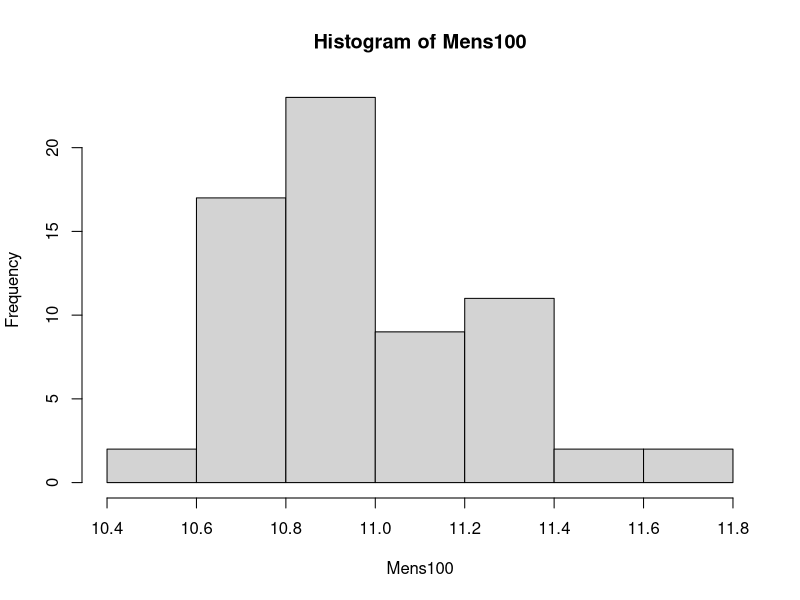
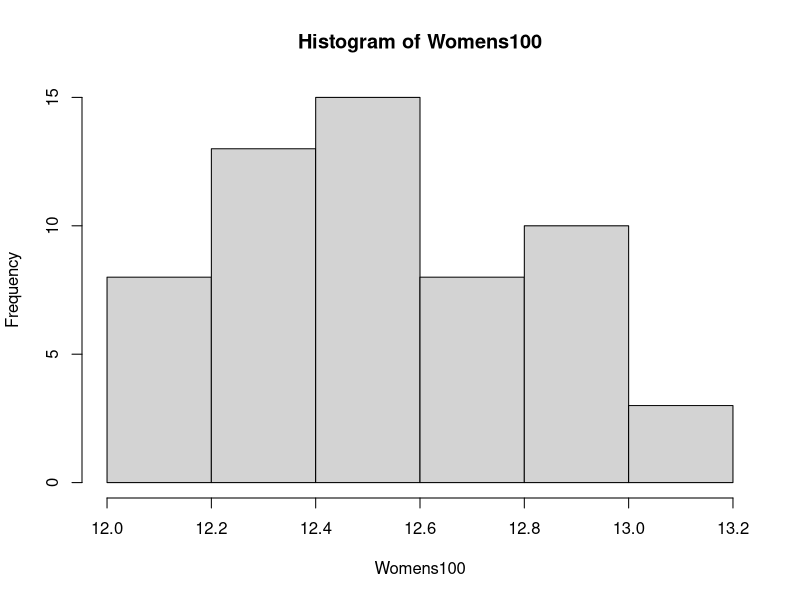
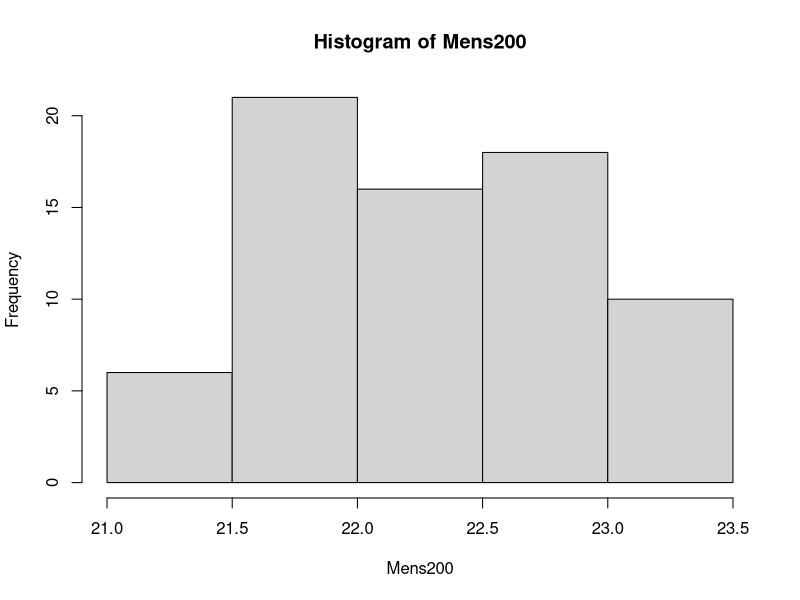
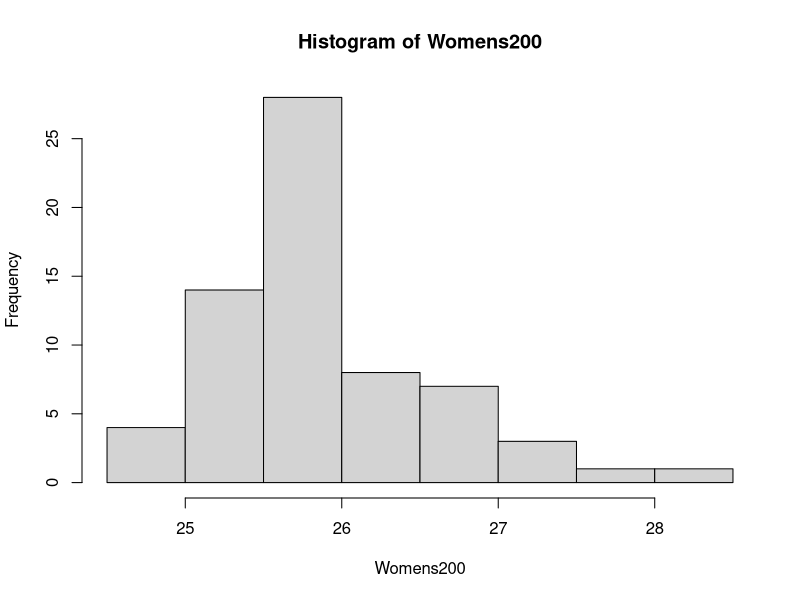
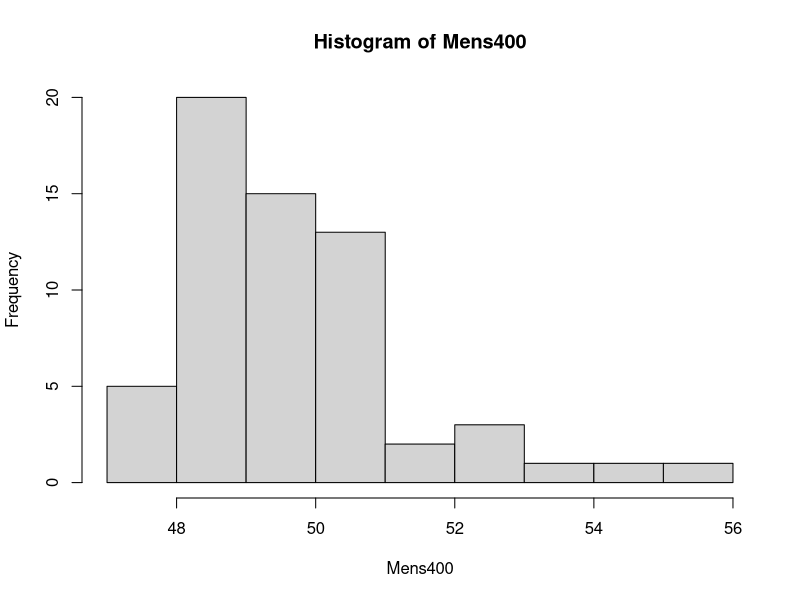
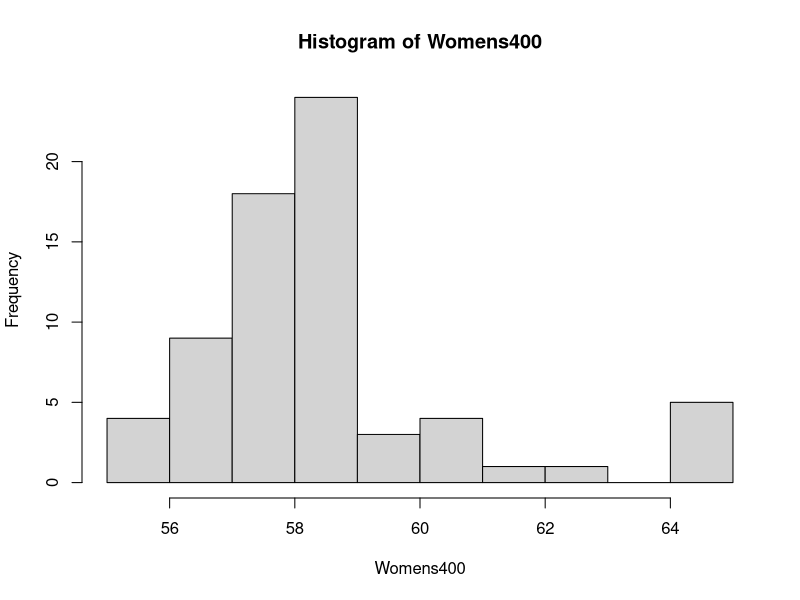
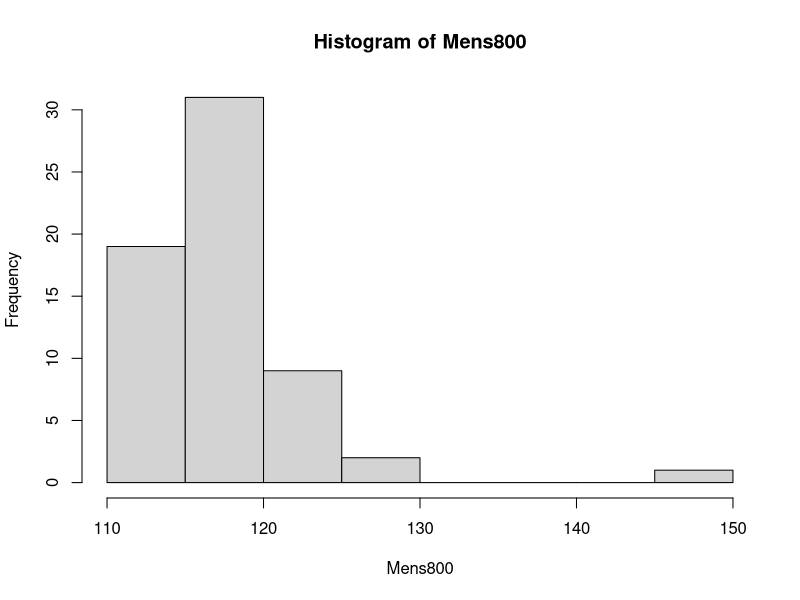
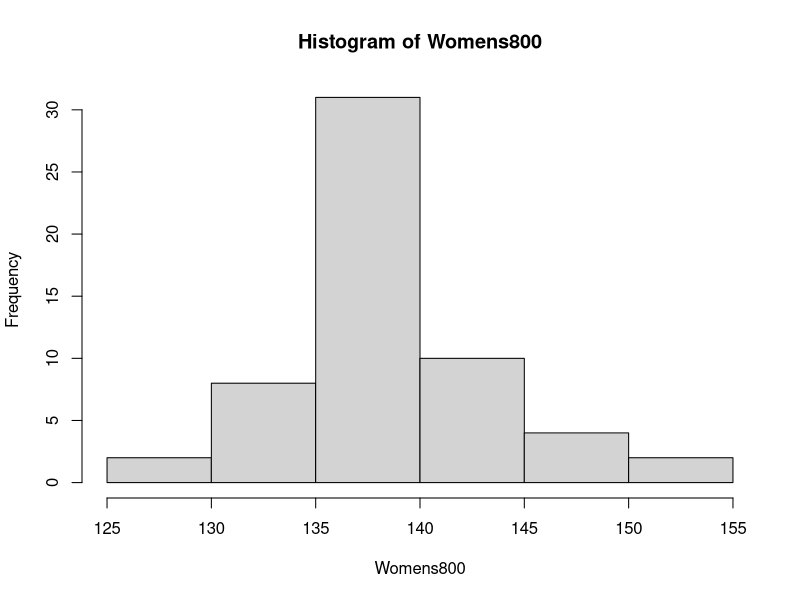

R code for these plots, in order: (Note: this script raises an error after producing the figures.)
## ---- chunk 1
library(tidyverse)
library(readxl)
## ---- chunk 2
All_American <- read_excel("All-American.xlsx")
All_American
## ---- chunk 3
Decathlon <- read_excel("Decathlon.xlsx")
Decathlon
## ---- chunk 4
Heptathlon <- read_excel("Heptathlon.xlsx")
Heptathlon
## ---- chunk 5
#Making table to show how many from each state and put it in descending order.
States_Col= All_American$State_From
All_American_States_Table= table(States_Col)
All_American_States_Table[order(All_American_States_Table, decreasing = TRUE)]
## ---- chunk 6
#Making table to show how many from each state and put it in descending order.
Dec_State_Col=Decathlon$State_From
Dec_State_Table= table(Dec_State_Col)
Dec_State_Table[order(Dec_State_Table, decreasing = TRUE)]
## ---- chunk 7
#Making table to show how many from each state and put it in descending order.
Hep_State_Col=Heptathlon$State_From
Hep_State_Table= table(Hep_State_Col)
Hep_State_Table[order(Hep_State_Table, decreasing = TRUE)]
## ---- chunk 8
#Filtering just the Men's 100 meter and saved it as its own dataset.
M100m = All_American %>%
  filter(Event=='M 100m')
#Saving the High School Times into their own variables.
Mens100HS = M100m$HS_Best
Mens100HS2nd = M100m$HS_2nd_Best
#Combine the Best and Second best HS times into one variable.
Mens100 = c(Mens100HS, Mens100HS2nd)
## ---- chunk 9
#Using a Histogram to look at times
hist(Mens100)
## ---- chunk 10
#Using summary to find the min, max, 1st quarter, 3rd quarter, and the mean
summary(Mens100)
## ---- chunk 11
#Filtering just the Women's 100 meter and saved it as its own dataset.
W100m = All_American %>%
  filter(Event=='W 100m')
#Saving the High School Times into their own variables
Womens100HS = W100m$HS_Best
Womens100HS2nd = W100m$HS_2nd_Best
#Combine the Best and Second best HS times into one variable
Womens100 = c(Womens100HS, Womens100HS2nd)
## ---- chunk 12
#Using a Histogram to look at times
hist(Womens100)
## ---- chunk 13
#Using summary to find the min, max, 1st quarter, 3rd quarter, and the mean
summary(Womens100)
## ---- chunk 14
#Filtering just the Men's 200 meter and saved it as its own dataset.
M200m = All_American %>%
  filter(Event=='M 200m')
#Saving the High School Times into their own variables
Mens200HS = M200m$HS_Best
Mens200HS2nd = M200m$HS_2nd_Best
#Combine the Best and Second best HS times into one variable
Mens200 = c(Mens200HS, Mens200HS2nd)
## ---- chunk 15
#Using a Histogram to look at times
hist(Mens200)
## ---- chunk 16
#Using summary to find the min, max, 1st quarter, 3rd quarter, and the mean
summary(Mens200)
## ---- chunk 17
#Filtering just the Women's 200 meter and saved it as its own dataset.
W200m = All_American %>%
  filter(Event=='W 200m')
#Saving the High School Times into their own variables
Womens200HS = W200m$HS_Best
Womens200HS2nd = W200m$HS_2nd_Best
#Combine the Best and Second best HS times into one variable
Womens200 = c(Womens200HS, Womens200HS2nd)
## ---- chunk 18
#Using a Histogram to look at times
hist(Womens200)
## ---- chunk 19
#Using summary to find the min, max, 1st quarter, 3rd quarter, and the mean
summary(Womens200)
## ---- chunk 20
#Filtering just the Men's 400 meter and saved it as its own dataset
M400m = All_American %>%
  filter(Event=='M 400m')
#Saving the High School Times into their own variables
Mens400HS = M400m$HS_Best
Mens400HS2nd = M400m$HS_2nd_Best
#Combine the Best and Second best HS times into one variable
Mens400 = c(Mens400HS, Mens400HS2nd)
## ---- chunk 21
#Using a Histogram to look at times
hist(Mens400)
## ---- chunk 22
#Using summary to find the min, max, 1st quarter, 3rd quarter, and the mean
summary(Mens400)
## ---- chunk 23
#Filtering just the Women's 400 meter and saved it as its own dataset
W400m = All_American %>%
  filter(Event=='W 400m')
#Saving the High School Times into their own variables
Womens400HS = W400m$HS_Best
Womens400HS2nd = W400m$HS_2nd_Best
#Combine the Best and Second best HS times into one variable
Womens400 = c(Womens400HS, Womens400HS2nd)
## ---- chunk 24
#Using a Histogram to look that times
hist(Womens400)
## ---- chunk 25
#Using summary to find the min, max, 1st quarter, 3rd quarter, and the mean
summary(Womens400)
## ---- chunk 26
#Filtering just the Men's 800 meter and saved it as its own dataset.
M800m = All_American %>%
  filter(Event=='M 800m')
#Saving the High School Times into their own variables
Mens800HS = M800m$HS_Best
Mens800HS2nd = M800m$HS_2nd_Best
#Combine the Best and Second best HS times into one variable
Mens800 = c(Mens800HS, Mens800HS2nd)
## ---- chunk 27
#Using a Histogram to look at times
hist(Mens800)
## ---- chunk 28
#Using summary to find the min, max, 1st quarter, 3rd quarter, and the mean
summary(Mens800)
## ---- chunk 29
#Filtering just the Women's 800 meter and saved it as its own dataset.
W800m = All_American %>%
  filter(Event=='W 800m')
#Saving the High School Times into their own variables
Womens800HS = W800m$HS_Best
Womens800HS2nd = W800m$HS_2nd_Best
#Combine the Best and Second best HS times into one variable
Womens800 = c(Womens800HS, Womens800HS2nd)
## ---- chunk 30
#Using a Histogram to look that times
hist(Womens800)
## ---- chunk 31
#Using summary to find the min, max, 1st quarter, 3rd quarter, and the mean
summary(Womens800)
## ---- chunk 32
#Filtering just the Men's 1500 meter and saved it as its own dataset.
#High school times are converted to 1600 meter.
M1500m = All_American %>%
  filter(Event=='M 1500m')
#Saving the High School Times into their own variables
Mens1500HS = M1500m$HS_Best
Mens1500HS2nd = M1500m$HS_2nd_Best
#Combine the Best and Second best HS times into one variable
Mens1500 = c(Mens1500HS, Mens1500HS2nd)
## ---- chunk 33
#Using a Histogram to look at times
hist(Mens1500)
## ---- chunk 34
#Using summary to find the min, max, 1st quarter, 3rd quarter, and the mean
summary(Mens1500)
## ---- chunk 35
#Filtering just the Women's 1500 meter and saved it as its own dataset.
#High school times are converted to 1600 meters.
W1500m = All_American %>%
  filter(Event=='W 1500m')
#Saving the High School Times into their own variables
Womens1500HS = W1500m$HS_Best
Womens1500HS2nd = W1500m$HS_2nd_Best
#Combine the Best and Second best HS times into one variable
Womens1500 = c(Womens1500HS, Womens1500HS2nd)
## ---- chunk 36
#Using a Histogram to look that times
hist(Womens1500)
## ---- chunk 37
#Using summary to find the min, max, 1st quarter, 3rd quarter, and the mean
summary(Womens1500)
## ---- chunk 38
#Filtering just the Men's 5000 meter and saved it as its own dataset.
#High school times are converted to 3200 meter.
M5000m = All_American %>%
  filter(Event=='M 5000m')
#Saving the High School Times into their own variables
Mens5000HS = M5000m$HS_Best
Mens5000HS2nd = M5000m$HS_2nd_Best
#Combine the Best and Second best HS times into one variable
Mens5000 = c(Mens5000HS, Mens5000HS2nd)
## ---- chunk 39
#Using a Histogram to look at times
hist(Mens5000)
## ---- chunk 40
#Using summary to find the min, max, 1st quarter, 3rd quarter, and the mean
summary(Mens5000)
## ---- chunk 41
#Filtering just the Women's 5000 meter and saved it as its own dataset.
#High school times converted to 3200 meters.
W5000m = All_American %>%
  filter(Event=='W 5000m')
#Saving the High School Times into their own variables
Womens5000HS = W5000m$HS_Best
Womens5000HS2nd = W5000m$HS_2nd_Best
#Combine the Best and Second best HS times into one variable
Womens5000 = c(Womens5000HS, Womens5000HS2nd)
## ---- chunk 42
#Using a Histogram to look that times
hist(Womens5000)
## ---- chunk 43
#Using summary to find the min, max, 1st quarter, 3rd quarter, and the mean
summary(Womens5000)
## ---- chunk 44
#Filtering just the Men's 10000 meter and saved it as its own dataset.
#High school times convert to 3200 meter.
M10000m = All_American %>%
  filter(Event=='M 10000m')
#Saving the High School Times into their own variables
Mens10000HS = M10000m$HS_Best
Mens10000HS2nd = M10000m$HS_2nd_Best
#Combine the Best and Second best HS times into one variable
Mens10000 = c(Mens10000HS, Mens10000HS2nd)
## ---- chunk 45
#Using a Histogram to look at times
hist(Mens10000)
## ---- chunk 46
#Using summary to find the min, max, 1st quarter, 3rd quarter, and the mean
summary(Mens10000)
## ---- chunk 47
#Filtering just the Women's 10000 meter and saved it as its own dataset.
#High school times are converted to 3200 meter.
W10000m = All_American %>%
  filter(Event=='W 10000m')
#Saving the High School Times into their own variables
Womens10000HS = W10000m$HS_Best
Womens10000HS2nd = W10000m$HS_2nd_Best
#Combine the Best and Second best HS times into one variable
Womens10000 = c(Womens10000HS, Womens10000HS2nd)
## ---- chunk 48
#Using a Histogram to look that times
hist(Womens10000)
## ---- chunk 49
#Using summary to find the min, max, 1st quarter, 3rd quarter, and the mean
summary(Womens10000)
## ---- chunk 50
#Filtering just the Men's 110 meter hurdles and saved it as its own dataset.
M110mHurdles = All_American %>%
  filter(Event=='110m Hurdles')
#Saving the High School Times into their own variables
Mens110mHurdlesHS = M110mHurdles$HS_Best
Mens110mHurdlesHS2nd = M110mHurdles$HS_2nd_Best
#Combine the Best and Second best HS times into one variable
Mens110Hurdles = c(Mens110mHurdlesHS, Mens110mHurdlesHS2nd)
## ---- chunk 51
#Using a Histogram to look at times
hist(Mens110Hurdles)
## ---- chunk 52
#Using summary to find the min, max, 1st quarter, 3rd quarter, and the mean
summary(Mens110Hurdles)
## ---- chunk 53
#Filtering just the Women's 100 meter hurdles and saved it as its own dataset.
W100mHurdles = All_American %>%
  filter(Event=='100m Hurdles')
#Saving the High School Times into their own variables
Womens100mHurdlesHS = W100mHurdles$HS_Best
Womens100mHurdlesHS2nd = W100mHurdles$HS_2nd_Best
#Combine the Best and Second best HS times into one variable
Womens100Hurdles = c(Womens100mHurdlesHS, Womens100mHurdlesHS2nd)
## ---- chunk 54
#Using a Histogram to look that times
hist(Womens100Hurdles)
## ---- chunk 55
#Using summary to find the min, max, 1st quarter, 3rd quarter, and the mean
summary(Womens100Hurdles)
## ---- chunk 56
#Filtering just the Men's 400 meter hurdles and saved it as its own dataset.
#High school times converted to 300 meter hurdles.
M400mHurdles = All_American %>%
  filter(Event=='M 400m Hurdles')
#Saving the High School Times into their own variables
Mens400mHurdlesHS = M400mHurdles$HS_Best
Mens400mHurdlesHS2nd = M400mHurdles$HS_2nd_Best
#Combine the Best and Second best HS times into one variable
Mens400Hurdles = c(Mens400mHurdlesHS, Mens400mHurdlesHS2nd)
## ---- chunk 57
#Using a Histogram to look at times
hist(Mens400Hurdles)
## ---- chunk 58
#Using summary to find the min, max, 1st quarter, 3rd quarter, and the mean
summary(Mens400Hurdles)
## ---- chunk 59
#Filtering just the Women's 400 meter hurdles and saved it as its own dataset.
#High school times converted to 300 meter hurdles.
W400mHurdles = All_American %>%
  filter(Event=='W 400m Hurdles')
#Saving the High School Times into their own variables
Womens400mHurdlesHS = W400mHurdles$HS_Best
Womens400mHurdlesHS2nd = W400mHurdles$HS_2nd_Best
#Combine the Best and Second best HS times into one variable
Womens400Hurdles = c(Womens400mHurdlesHS, Womens400mHurdlesHS2nd)
## ---- chunk 60
#Using a Histogram to look that times
hist(Womens400Hurdles)
## ---- chunk 61
#Using summary to find the min, max, 1st quarter, 3rd quarter, and the mean
summary(Womens400Hurdles)
## ---- chunk 62
#Filtering just the Men's 3000m Steeplechase and saved it as its own dataset.
#High school times converted to 3200 meters.
M3000mSteeple = All_American %>%
  filter(Event=='M 3000S')
#Saving the High School Times into their own variables
Mens3000mSteepleHS = M3000mSteeple$HS_Best
Mens3000mSteepleHS2nd = M3000mSteeple$HS_2nd_Best
#Combine the Best and Second best HS times into one variable
Mens3000mSteeple = c(Mens3000mSteepleHS, Mens3000mSteepleHS2nd)
## ---- chunk 63
#Using a Histogram to look at times
hist(Mens3000mSteeple)
## ---- chunk 64
#Using summary to find the min, max, 1st quarter, 3rd quarter, and the mean
summary(Mens3000mSteeple)
## ---- chunk 65
#Filtering just the Women's 3000m Steeplechase and saved it as its own dataset.
#High school times converted to 3200 meter.
W3000mSteeple = All_American %>%
  filter(Event=='W 3000S')
#Saving the High School Times into their own variables
Womens3000mSteepleHS = W3000mSteeple$HS_Best
Womens3000mSteepleHS2nd = W3000mSteeple$HS_2nd_Best
#Combine the Best and Second best HS times into one variable
Womens3000mSteeple = c(Womens3000mSteepleHS, Womens3000mSteepleHS2nd)
## ---- chunk 66
#Using a Histogram to look at times
hist(Womens3000mSteeple)
## ---- chunk 67
#Using summary to find the min, max, 1st quarter, 3rd quarter, and the mean
summary(Womens3000mSteeple)
## ---- chunk 68
#Filtering just the Men's High Jump and saved it as its own dataset
MHJ = All_American %>%
  filter(Event=='M HJ')
#Saving the High School Times into their own variables
MensHJHS = MHJ$HS_Best
MensHJHS2nd = MHJ$HS_2nd_Best
#Combine the Best and Second best HS times into one variable
MensHJ = c(MensHJHS, MensHJHS2nd)
## ---- chunk 69
#Using a Histogram to look at times
hist(MensHJ)
## ---- chunk 70
#Using summary to find the min, max, 1st quarter, 3rd quarter, and the mean
summary(MensHJ)
## ---- chunk 71
#Filtering just the Women's High Jump and saved it as its own dataset
WHJ = All_American %>%
  filter(Event=='W HJ')
#Saving the High School Times into their own variables
WomensHJHS = WHJ$HS_Best
WomensHJHS2nd = WHJ$HS_2nd_Best
#Combine the Best and Second best HS times into one variable
WomensHJ = c(WomensHJHS, WomensHJHS2nd)
## ---- chunk 72
#Using a Histogram to look at times
hist(WomensHJ)
## ---- chunk 73
#Using summary to find the min, max, 1st quarter, 3rd quarter, and the mean
summary(WomensHJ)
## ---- chunk 74
#Filtering just the Men's Pole Vault and saved it as its own dataset
MPV = All_American %>%
  filter(Event=='M PV')
#Saving the High School Times into their own variables
MensPVHS = MPV$HS_Best
MensPVHS2nd = MPV$HS_2nd_Best
#Combine the Best and Second best HS times into one variable
MensPV = c(MensPVHS, MensPVHS2nd)
## ---- chunk 75
#Using a Histogram to look at times
hist(MensPV)
## ---- chunk 76
#Using summary to find the min, max, 1st quarter, 3rd quarter, and the mean
summary(MensPV)
## ---- chunk 77
#Filtering just the Women's Pole Vault and saved it as its own dataset
WPV = All_American %>%
  filter(Event=='W PV')
#Saving the High School Times into their own variables
WomensPVHS = WPV$HS_Best
WomensPVHS2nd = WPV$HS_2nd_Best
#Combine the Best and Second best HS times into one variable
WomensPV = c(WomensPVHS, WomensPVHS2nd)
## ---- chunk 78
#Using a Histogram to look at times
hist(WomensPV)
## ---- chunk 79
#Using summary to find the min, max, 1st quarter, 3rd quarter, and the mean
summary(WomensPV)
## ---- chunk 80
#Filtering just the Men's Long Jump and saved it as its own dataset
MLJ = All_American %>%
  filter(Event=='M LJ')
#Saving the High School Times into their own variables
MensLJHS = MLJ$HS_Best
MensLJHS2nd = MLJ$HS_2nd_Best
#Combine the Best and Second best HS times into one variable
MensLJ = c(MensLJHS, MensLJHS2nd)
## ---- chunk 81
#Using a Histogram to look at times
hist(MensLJ)
## ---- chunk 82
#Using summary to find the min, max, 1st quarter, 3rd quarter, and the mean
summary(MensLJ)
## ---- chunk 83
#Filtering just the Women's Long Jump and saved it as its own dataset
WLJ = All_American %>%
  filter(Event=='W LJ')
#Saving the High School Times into their own variables
WomensLJHS = WLJ$HS_Best
WomensLJHS2nd = WLJ$HS_2nd_Best
#Combine the Best and Second best HS times into one variable
WomensLJ = c(WomensLJHS, WomensLJHS2nd)
## ---- chunk 84
#Using a Histogram to look at times
hist(WomensLJ)
## ---- chunk 85
#Using summary to find the min, max, 1st quarter, 3rd quarter, and the mean
summary(WomensLJ)
## ---- chunk 86
#Filtering just the Men's Triple Jump and saved it as its own dataset
MTJ = All_American %>%
  filter(Event=='M TJ')
#Saving the High School Times into their own variables
MensTJHS = MTJ$HS_Best
MensTJHS2nd = MTJ$HS_2nd_Best
#Combine the Best and Second best HS times into one variable
MensTJ = c(MensTJHS, MensTJHS2nd)
## ---- chunk 87
#Using a Histogram to look at times
hist(MensTJ)
## ---- chunk 88
#Using summary to find the min, max, 1st quarter, 3rd quarter, and the mean
summary(MensTJ)
## ---- chunk 89
#Filtering just the Women's Triple Jump and saved it as its own dataset
WTJ = All_American %>%
  filter(Event=='W TJ')
#Saving the High School Times into their own variables
WomensTJHS = WTJ$HS_Best
WomensTJHS2nd = WTJ$HS_2nd_Best
#Combine the Best and Second best HS times into one variable
WomensTJ = c(WomensTJHS, WomensTJHS2nd)
## ---- chunk 90
#Using a Histogram to look at times
hist(WomensTJ)
## ---- chunk 91
#Using summary to find the min, max, 1st quarter, 3rd quarter, and the mean
summary(WomensTJ)
## ---- chunk 92
#Filtering just the Men's Shot Put and saved it as its own dataset
MSP = All_American %>%
  filter(Event=='M SP')
#Saving the High School Times into their own variables
MensSPHS = MSP$HS_Best
MensSPHS2nd = MSP$HS_2nd_Best
#Combine the Best and Second best HS times into one variable
MensSP = c(MensSPHS, MensSPHS2nd)
## ---- chunk 93
#Using a Histogram to look at times
hist(MensSP)
## ---- chunk 94
#Using summary to find the min, max, 1st quarter, 3rd quarter, and the mean
summary(MensSP)
## ---- chunk 95
#Filtering just the Women's Shot Put and saved it as its own dataset
WSP = All_American %>%
  filter(Event=='W SP')
#Saving the High School Times into their own variables
WomensSPHS = WSP$HS_Best
WomensSPHS2nd = WSP$HS_2nd_Best
#Combine the Best and Second best HS times into one variable
WomensSP = c(WomensSPHS, WomensSPHS2nd)
## ---- chunk 96
#Using a Histogram to look at times
hist(WomensSP)
## ---- chunk 97
#Using summary to find the min, max, 1st quarter, 3rd quarter, and the mean
summary(WomensSP)
## ---- chunk 98
#Filtering just the Men's Discus and saved it as its own dataset
MDT = All_American %>%
  filter(Event=='M DT')
#Saving the High School Times into their own variables
MensDTHS = MDT$HS_Best
MensDTHS2nd = MDT$HS_2nd_Best
#Combine the Best and Second best HS times into one variable
MensDT = c(MensDTHS, MensDTHS2nd)
## ---- chunk 99
#Using a Histogram to look at times
hist(MensDT)
## ---- chunk 100
#Using summary to find the min, max, 1st quarter, 3rd quarter, and the mean
summary(MensDT)
## ---- chunk 101
#Filtering just the Women's Discus and saved it as its own dataset
WDT = All_American %>%
  filter(Event=='W DT')
#Saving the High School Times into their own variables
WomensDTHS = WDT$HS_Best
WomensDTHS2nd = WDT$HS_2nd_Best
#Combine the Best and Second best HS times into one variable
WomensDT = c(WomensDTHS, WomensDTHS2nd)
## ---- chunk 102
#Using a Histogram to look at times
hist(WomensDT)
## ---- chunk 103
#Using summary to find the min, max, 1st quarter, 3rd quarter, and the mean
summary(WomensDT)
## ---- chunk 104
#Filtering just the Men's Hammer and saved it as its own dataset.
#High school marks are discus marks.
MHT = All_American %>%
  filter(Event=='M HT')
#Saving the High School Times into their own variables
MensHTHS = MHT$HS_Best
MensHTHS2nd = MHT$HS_2nd_Best
#Combine the Best and Second best HS times into one variable
MensHT = c(MensHTHS, MensHTHS2nd)
## ---- chunk 105
#Using a Histogram to look at times
hist(MensHT)
## ---- chunk 106
#Using summary to find the min, max, 1st quarter, 3rd quarter, and the mean
summary(MensHT)
## ---- chunk 107
#Filtering just the Women's Hammer and saved it as its own dataset.
#High school marks are Discus marks.
WHT = All_American %>%
  filter(Event=='W HT')
#Saving the High School Times into their own variables
WomensHTHS = WHT$HS_Best
WomensHTHS2nd = WHT$HS_2nd_Best
#Combine the Best and Second best HS times into one variable
WomensHT = c(WomensHTHS, WomensHTHS2nd)
## ---- chunk 108
#Using a Histogram to look at times
hist(WomensHT)
## ---- chunk 109
#Using summary to find the min, max, 1st quarter, 3rd quarter, and the mean
summary(WomensHT)
## ---- chunk 110
#Saving college PR in variable
MCollege100PR = M100m$College_PR
#Making a new variable to save improvement from high school to college
M100Improvement = Mens100HS - MCollege100PR
## ---- chunk 111
#Histogram  of the improvement
hist(M100Improvement)
## ---- chunk 112
#summary of the improvement
summary(M100Improvement)
## ---- chunk 113
#Saving college PR in variable
WCollege100PR = W100m$College_PR
#Making a new variable to save improvement from high school to college
W100Improvement = Womens100HS - WCollege100PR
## ---- chunk 114
#Histogram  of the improvement
hist(W100Improvement)
## ---- chunk 115
#summary of the improvement
summary(W100Improvement)
## ---- chunk 116
#Saving college PR in variable
MCollege200PR = M200m$College_PR
#Making a new variable to save improvement from high school to college
M200Improvement = Mens200HS - MCollege200PR
## ---- chunk 117
#Histogram  of the improvement
hist(M200Improvement)
## ---- chunk 118
#summary of the improvement
summary(M200Improvement)
## ---- chunk 119
#Saving college PR in variable
WCollege200PR = W200m$College_PR
#Making a new variable to save improvement from high school to college
W200Improvement = Womens200HS - WCollege200PR
## ---- chunk 120
#Histogram  of the improvement
hist(W200Improvement)
## ---- chunk 121
#summary of the improvement
summary(W200Improvement)
## ---- chunk 122
#Saving college PR in variable
MCollege400PR = M400m$College_PR
#Making a new variable to save improvement from high school to college
M400Improvement = Mens400HS - MCollege400PR
## ---- chunk 123
#Histogram  of the improvement
hist(M400Improvement)
## ---- chunk 124
#summary of the improvement
summary(M400Improvement)
## ---- chunk 125
#Saving college PR in variable
WCollege400PR = W400m$College_PR
#Making a new variable to save improvement from high school to college
W400Improvement = Womens400HS - WCollege400PR
## ---- chunk 126
#Histogram  of the improvement
hist(W400Improvement)
## ---- chunk 127
#summary of the improvement
summary(W400Improvement)
## ---- chunk 128
#Saving college PR in variable
MCollege800PR = M800m$College_PR
#Making a new variable to save improvement from high school to college
M800Improvement = Mens800HS - MCollege800PR
## ---- chunk 129
#Histogram  of the improvement
hist(M800Improvement)
## ---- chunk 130
#summary of the improvement
summary(M800Improvement)
## ---- chunk 131
#Saving college PR in variable
WCollege800PR = W800m$College_PR
#Making a new variable to save improvement from high school to college
W800Improvement = Womens800HS - WCollege800PR
## ---- chunk 132
#Histogram  of the improvement
hist(W800Improvement)
## ---- chunk 133
#summary of the improvement
summary(W800Improvement)
## ---- chunk 134
#College times converted to 1600 meter to match the high school times.
#Saving college PR in variable
MCollege1500PR = M1500m$College_PR
#Making a new variable to save improvement from high school to college
M1500Improvement = Mens1500HS - MCollege1500PR
## ---- chunk 135
#Histogram  of the improvement
hist(M1500Improvement)
## ---- chunk 136
#summary of the improvement
summary(M1500Improvement)
## ---- chunk 137
#College times converted to 1600 meter to match high school times.
#Saving college PR in variable
WCollege1500PR = W1500m$College_PR
#Making a new variable to save improvement from high school to college
W1500Improvement = Womens1500HS - WCollege1500PR
## ---- chunk 138
#Histogram  of the improvement
hist(W1500Improvement)
## ---- chunk 139
#summary of the improvement
summary(W1500Improvement)
## ---- chunk 140
#Saving college PR in variable
MCollege110HurdlesPR = M110mHurdles$College_PR
#Making a new variable to save improvement from high school to college
M110HurdlesImprovement = Mens110mHurdlesHS - MCollege110HurdlesPR
## ---- chunk 141
#Histogram  of the improvement
hist(M110HurdlesImprovement)
## ---- chunk 142
#summary of the improvement
summary(M110HurdlesImprovement)
## ---- chunk 143
#Saving college PR in variable
WCollege100HurdlesPR = W100mHurdles$College_PR
#Making a new variable to save improvement from high school to college
W100HurdlesImprovement = Womens100mHurdlesHS - WCollege100HurdlesPR
## ---- chunk 144
#Histogram  of the improvement
hist(W100HurdlesImprovement)
## ---- chunk 145
#summary of the improvement
summary(W100HurdlesImprovement)
## ---- chunk 146
#Saving college PR in variable
MCollegeHJPR = MHJ$College_PR
#Making a new variable to save improvement from high school to college
MHJImprovement = MCollegeHJPR - MensHJHS
## ---- chunk 147
#Histogram  of the improvement
hist(MHJImprovement)
## ---- chunk 148
#summary of the improvement
summary(MHJImprovement)
## ---- chunk 149
#Saving college PR in variable
WCollegeHJPR = WHJ$College_PR
#Making a new variable to save improvement from high school to college
WHJImprovement = WCollegeHJPR - WomensHJHS
## ---- chunk 150
#Histogram  of the improvement
hist(WHJImprovement)
## ---- chunk 151
#summary of the improvement
summary(WHJImprovement)
## ---- chunk 152
#Saving college PR in variable
MCollegePVPR = MPV$College_PR
#Making a new variable to save improvement from high school to college
MPVImprovement = MCollegePVPR - MensPVHS
## ---- chunk 153
#Histogram  of the improvement
hist(MPVImprovement)
## ---- chunk 154
#summary of the improvement
summary(MPVImprovement)
## ---- chunk 155
#Saving college PR in variable
WCollegePVPR = WPV$College_PR
#Making a new variable to save improvement from high school to college
WPVImprovement = WCollegePVPR - WomensPVHS
## ---- chunk 156
#Histogram  of the improvement
hist(WPVImprovement)
## ---- chunk 157
#summary of the improvement
summary(WPVImprovement)
## ---- chunk 158
#Saving college PR in variable
MCollegeLJPR = MLJ$College_PR
#Making a new variable to save improvement from high school to college
MLJImprovement = MCollegeLJPR - MensLJHS
## ---- chunk 159
#Histogram  of the improvement
hist(MLJImprovement)
## ---- chunk 160
#summary of the improvement
summary(MLJImprovement)
## ---- chunk 161
#Saving college PR in variable
WCollegeLJPR = WLJ$College_PR
#Making a new variable to save improvement from high school to college
WLJImprovement = WCollegeLJPR - WomensLJHS
## ---- chunk 162
#Histogram  of the improvement
hist(WLJImprovement)
## ---- chunk 163
#summary of the improvement
summary(WLJImprovement)
## ---- chunk 164
#Saving college PR in variable
MCollegeTJPR = MTJ$College_PR
#Making a new variable to save improvement from high school to college
MTJImprovement = MCollegeTJPR - MensTJHS
## ---- chunk 165
#Histogram  of the improvement
hist(MTJImprovement)
## ---- chunk 166
#summary of the improvement
summary(MTJImprovement)
## ---- chunk 167
#Saving college PR in variable
WCollegeTJPR = WTJ$College_PR
#Making a new variable to save improvement from high school to college
WTJImprovement = WCollegeTJPR - WomensTJHS
## ---- chunk 168
#Histogram  of the improvement
hist(WTJImprovement)
## ---- chunk 169
#summary of the improvement
summary(WTJImprovement)
## ---- chunk 170
#Saving college PR in variable
MCollegeSPPR = MSP$College_PR
#Making a new variable to save improvement from high school to college
MSPImprovement = MCollegeSPPR - MensSPHS
## ---- chunk 171
#Histogram  of the improvement
hist(MSPImprovement)
## ---- chunk 172
#summary of the improvement
summary(MSPImprovement)
## ---- chunk 173
#Saving college PR in variable
WCollegeSPPR = WSP$College_PR
#Making a new variable to save improvement from high school to college
WSPImprovement = WCollegeSPPR - WomensSPHS
## ---- chunk 174
#Histogram  of the improvement
hist(WSPImprovement)
## ---- chunk 175
#summary of the improvement
summary(WSPImprovement)
## ---- chunk 176
#Saving college PR in variable
MCollegeDTPR = MDT$College_PR
#Making a new variable to save improvement from high school to college
MDTImprovement = MCollegeDTPR - MensDTHS
## ---- chunk 177
#Histogram  of the improvement
hist(MDTImprovement)
## ---- chunk 178
#summary of the improvement
summary(MDTImprovement)
## ---- chunk 179
#Saving college PR in variable
WCollegeDTPR = WDT$College_PR
#Making a new variable to save improvement from high school to college
WDTImprovement = WCollegeDTPR - WomensDTHS
## ---- chunk 180
#Histogram  of the improvement
hist(WDTImprovement)
## ---- chunk 181
#summary of the improvement
summary(WDTImprovement)
## ---- chunk 182
#Selecting only the columns that have the High School events in Meters
DecHS <- Decathlon %>% select(4,6,8,10,12:16)
## ---- chunk 183
#Making new table counting the amount of NA's in each event from HS
DecHSNA <- DecHS %>%
  summarise_all(~ sum(is.na(.)))
## ---- chunk 184
#Adjusting the numbers to show how many Decathlon All-Americans competed in each event
DecHSNon = (DecHSNA-40)*-1
## ---- chunk 185
#Putting the results in descending order
DecHSNon[order(DecHSNon, decreasing = TRUE)]
## ---- chunk 186
#selecting the correct column
DecHSHJ = Decathlon$HS_HJ_PR_in_Meters
## ---- chunk 187
#looking at the histogram of the high school event
hist(DecHSHJ)
## ---- chunk 188
#using summary to find min, max, mean, 1st Qrt., 3rd Qrt.
summary(DecHSHJ)
## ---- chunk 189
#selecting the correct column
DecHSLJ = Decathlon$HS_LJ_PR_in_Meters
## ---- chunk 190
#looking at the histogram of the high school event
hist(DecHSLJ)
## ---- chunk 191
#using summary to find min, max, mean, 1st Qrt., 3rd Qrt.
summary(DecHSLJ)
## ---- chunk 192
#selecting the correct column
DecHSPV = Decathlon$HS_PV_PR_in_Meters
## ---- chunk 193
#looking at the histogram of the high school event
hist(DecHSPV)
## ---- chunk 194
#using summary to find min, max, mean, 1st Qrt., 3rd Qrt.
summary(DecHSPV)
## ---- chunk 195
#selecting the correct column
DecHSDT = Decathlon$HS_DT_PR_in_Meters
## ---- chunk 196
#looking at the histogram of the high school event
hist(DecHSDT)
## ---- chunk 197
#using summary to find min, max, mean, 1st Qrt., 3rd Qrt.
summary(DecHSDT)
## ---- chunk 198
#selecting the correct column
DecHSSP = Decathlon$HS_SP_PR_in_Meters
## ---- chunk 199
#looking at the histogram of the high school event
hist(DecHSSP)
## ---- chunk 200
#using summary to find min, max, mean, 1st Qrt., 3rd Qrt.
summary(DecHSSP)
## ---- chunk 201
#selecting the correct column
DecHS100m = Decathlon$HS_100m_PR
## ---- chunk 202
#looking at the histogram of the high school event
hist(DecHS100m)
## ---- chunk 203
#using summary to find min, max, mean, 1st Qrt., 3rd Qrt.
summary(DecHS100m)
## ---- chunk 204
#selecting the correct column
DecHS400m = Decathlon$HS_400m_PR
## ---- chunk 205
#looking at the histogram of the high school event
hist(DecHS400m)
## ---- chunk 206
#using summary to find min, max, mean, 1st Qrt., 3rd Qrt.
summary(DecHS400m)
## ---- chunk 207
#selecting the correct column
DecHS110mHurdles = Decathlon$HS_110m_Hurdles_PR
## ---- chunk 208
#looking at the histogram of the high school event
hist(DecHS110mHurdles)
## ---- chunk 209
#using summary to find min, max, mean, 1st Qrt., 3rd Qrt.
summary(DecHS110mHurdles)
## ---- chunk 210
#Saving college PR in variable
DecCollegeHJPR = Decathlon$College_HJ_PR
#Making a new variable to save improvement from high school to college
DecHJImprovement = DecCollegeHJPR - DecHSHJ
## ---- chunk 211
#Histogram  of the improvement
hist(DecHJImprovement)
## ---- chunk 212
#summary of the improvement
summary(DecHJImprovement)
## ---- chunk 213
#Saving college PR in variable
DecCollegeLJPR = Decathlon$Colege_LJ_PR
#Making a new variable to save improvement from high school to college
DecLJImprovement = DecCollegeLJPR - DecHSLJ
## ---- chunk 214
#Histogram  of the improvement
hist(DecLJImprovement)
## ---- chunk 215
#summary of the improvement
summary(DecLJImprovement)
## ---- chunk 216
#Saving college PR in variable
DecCollegePVPR = Decathlon$College_PV_PR
#Making a new variable to save improvement from high school to college
DecPVImprovement = DecCollegePVPR - DecHSPV
## ---- chunk 217
#Histogram  of the improvement
hist(DecPVImprovement)
## ---- chunk 218
#summary of the improvement
summary(DecPVImprovement)
## ---- chunk 219
#Saving college PR in variable
DecCollegeSPPR = Decathlon$Colleg_SP_PR
#Making a new variable to save improvement from high school to college
DecSPImprovement = DecCollegeSPPR - DecHSSP
## ---- chunk 220
#Histogram  of the improvement
hist(DecSPImprovement)
## ---- chunk 221
#summary of the improvement
summary(DecSPImprovement)
## ---- chunk 222
#Saving college PR in variable
DecCollegeDTPR = Decathlon$College_DT_PR
#Making a new variable to save improvement from high school to college
DecDTImprovement = DecCollegeDTPR - DecHSDT
## ---- chunk 223
#Histogram  of the improvement
hist(DecDTImprovement)
## ---- chunk 224
#summary of the improvement
summary(DecDTImprovement)
## ---- chunk 225
#Saving college PR in variable
DecCollege100mPR = Decathlon$College_100m_PR
#Making a new variable to save improvement from high school to college
Dec100mImprovement = DecHS100m - DecCollege100mPR
## ---- chunk 226
#Histogram  of the improvement
hist(Dec100mImprovement)
## ---- chunk 227
#summary of the improvement
summary(Dec100mImprovement)
## ---- chunk 228
#Saving college PR in variable
DecCollege400mPR = Decathlon$College_400m_PR
#Making a new variable to save improvement from high school to college
Dec400mImprovement = DecHS400m - DecCollege400mPR
## ---- chunk 229
#Histogram  of the improvement
hist(Dec400mImprovement)
## ---- chunk 230
#summary of the improvement
summary(Dec400mImprovement)
## ---- chunk 231
#Saving college PR in variable
DecCollege110mHurdlesPR = Decathlon$College_110m_Hurdles_PR
#Making a new variable to save improvement from high school to college
Dec110mHurdlesImprovement = DecHS110mHurdles - DecCollege110mHurdlesPR
## ---- chunk 232
#Histogram  of the improvement
hist(Dec110mHurdlesImprovement)
## ---- chunk 233
#summary of the improvement
summary(Dec110mHurdlesImprovement)
## ---- chunk 234
#Selecting only the columns that have the High School events in Meters
HepHS <- Heptathlon %>% select(4,6,8:11)
#Making new table counting the amount of NA's in each event from HS
HepHSNA <- HepHS %>%
  summarise_all(~ sum(is.na(.)))
#Adjusting the numbers to show how many Decathlon All-Americans competed in each event
HepHSNon = (HepHSNA-40)*-1
## ---- chunk 235
#Putting the table in decending order
HepHSNon[order(HepHSNon, decreasing = TRUE)]
## ---- chunk 236
#selecting the correct column
HepHSHJ = Heptathlon$HS_HJ_PR_in_Meters
## ---- chunk 237
#looking at the histogram of the high school event
hist(HepHSHJ)
## ---- chunk 238
#using summary to find min, max, mean, 1st Qrt., 3rd Qrt.
summary(HepHSHJ)
## ---- chunk 239
#selecting the correct column
HepHSLJ = Heptathlon$HS_LJ_PR_in_Meters
## ---- chunk 240
#looking at the histogram of the high school event
hist(HepHSLJ)
## ---- chunk 241
#using summary to find min, max, mean, 1st Qrt., 3rd Qrt.
summary(HepHSLJ)
## ---- chunk 242
#selecting the correct column
HepHSSP = Heptathlon$HS_SP_PR_in_Meters
## ---- chunk 243
#looking at the histogram of the high school event
hist(HepHSSP)
## ---- chunk 244
#using summary to find min, max, mean, 1st Qrt., 3rd Qrt.
summary(HepHSSP)
## ---- chunk 245
#selecting the correct column
HepHS200m = Heptathlon$HS_200m_PR
## ---- chunk 246
#looking at the histogram of the high school event
hist(HepHS200m)
## ---- chunk 247
#using summary to find min, max, mean, 1st Qrt., 3rd Qrt.
summary(HepHS200m)
## ---- chunk 248
#selecting the correct column
HepHS800m = Heptathlon$HS_800m_PR
## ---- chunk 249
#looking at the histogram of the high school event
hist(HepHS800m)
## ---- chunk 250
#using summary to find min, max, mean, 1st Qrt., 3rd Qrt.
summary(HepHS800m)
## ---- chunk 251
#selecting the correct column
HepHS100mHurdles = Heptathlon$HS_100m_Hurdles_PR
## ---- chunk 252
#looking at the histogram of the high school event
hist(HepHS100mHurdles)
## ---- chunk 253
#using summary to find min, max, mean, 1st Qrt., 3rd Qrt.
summary(HepHS100mHurdles)
## ---- chunk 254
#Saving college PR in variable
HepCollegeHJPR = Heptathlon$College_HJ_PR
#Making a new variable to save improvement from high school to college
HepHJImprovement = HepCollegeHJPR - HepHSHJ
## ---- chunk 255
#Histogram  of the improvement
hist(HepHJImprovement)
## ---- chunk 256
#summary of the improvement
summary(HepHJImprovement)
## ---- chunk 257
#Saving college PR in variable
HepCollegeLJPR = Heptathlon$Colege_LJ_PR
#Making a new variable to save improvement from high school to college
HepLJImprovement = HepCollegeLJPR - HepHSLJ
## ---- chunk 258
#Histogram  of the improvement
hist(HepLJImprovement)
## ---- chunk 259
#summary of the improvement
summary(HepLJImprovement)
## ---- chunk 260
#Saving college PR in variable
HepCollegeSPPR = Heptathlon$Colleg_SP_PR
#Making a new variable to save improvement from high school to college
HepSPImprovement = HepCollegeSPPR - HepHSSP
## ---- chunk 261
#Histogram  of the improvement
hist(HepSPImprovement)
## ---- chunk 262
#summary of the improvement
summary(HepSPImprovement)
## ---- chunk 263
#Saving college PR in variable
HepCollege200mPR = Heptathlon$College_200m_PR
#Making a new variable to save improvement from high school to college
Hep200mImprovement = HepHS200m - HepCollege200mPR
## ---- chunk 264
#Histogram  of the improvement
hist(Hep200mImprovement)
## ---- chunk 265
#summary of the improvement
summary(Hep200mImprovement)
## ---- chunk 266
#Saving college PR in variable
HepCollege800mPR = Heptathlon$College_800m_PR
#Making a new variable to save improvement from high school to college
Hep800mImprovement = HepHS800m - HepCollege800mPR
## ---- chunk 267
#Histogram  of the improvement
hist(Hep800mImprovement)
## ---- chunk 268
#summary of the improvement
summary(Hep800mImprovement)
## ---- chunk 269
#Saving college PR in variable
HepCollege100mHurdlesPR = Heptathlon$College_100m_Hurdles_PR
#Making a new variable to save improvement from high school to college
Hep100mHurdlesImprovement = HepHS100mHurdles - HepCollege100mHurdlesPR
## ---- chunk 270
#Histogram  of the improvement
hist(Hep100mHurdlesImprovement)
## ---- chunk 271
#summary of the improvement
summary(Hep100mHurdlesImprovement)
